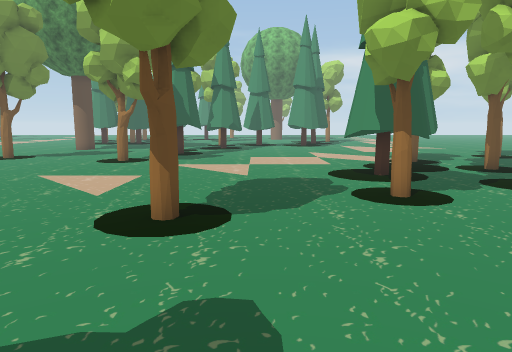
view 1 (above)

22 first-person views from a walk through a scene from a Unity 3-D project. The camera is 1.5 m above the floor, tilts 8° down and sees 70° across. The floor is counted in squares, 1 m on a side. Each view is taken from the middle of a square. On the plan, view 1 faces up. The plan holds only what a view shows up to about 16 squares ahead; the rest is blank. The place goes on beyond the plan. Some trees and plants on the terrain are drawn as simple stand-ins.

view 2
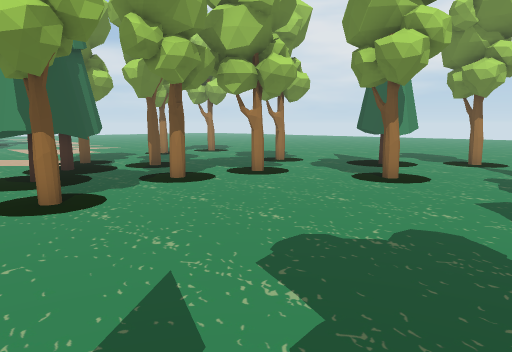

view 3
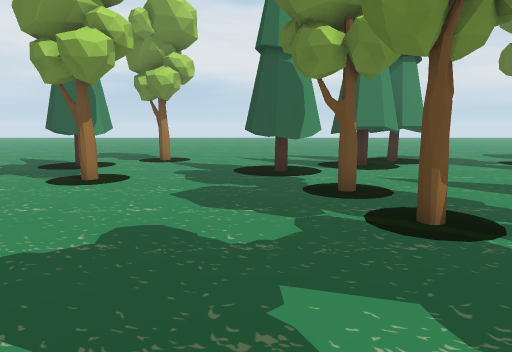

view 4
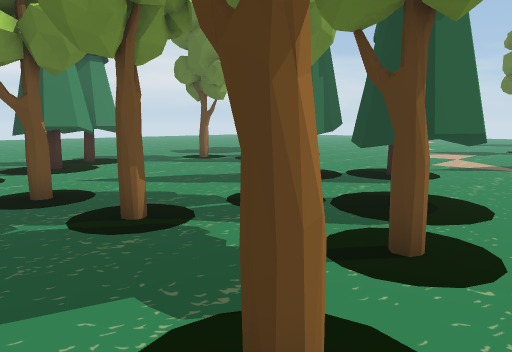

view 5
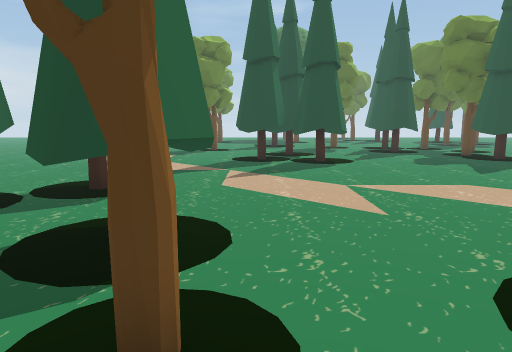

view 6
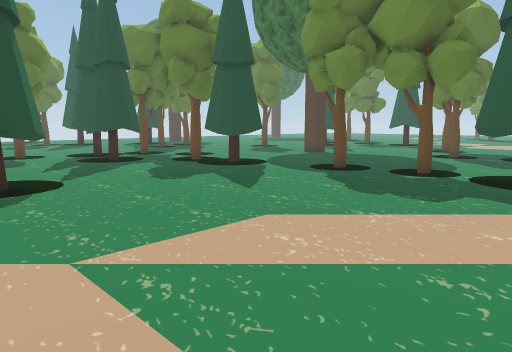

view 7
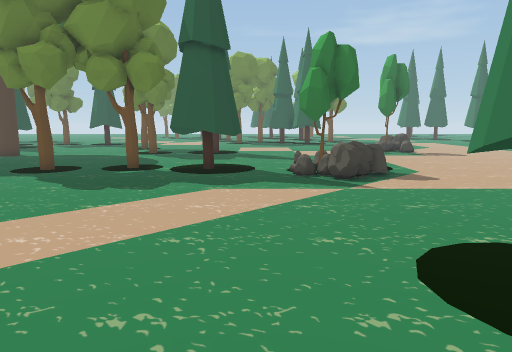

view 8
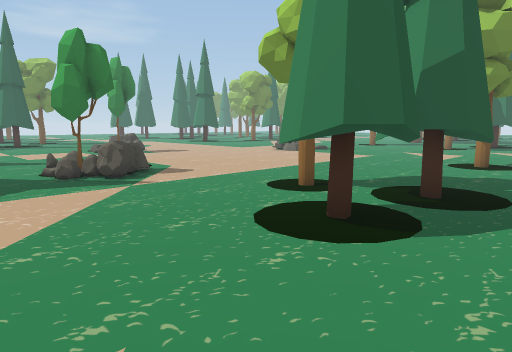

view 9
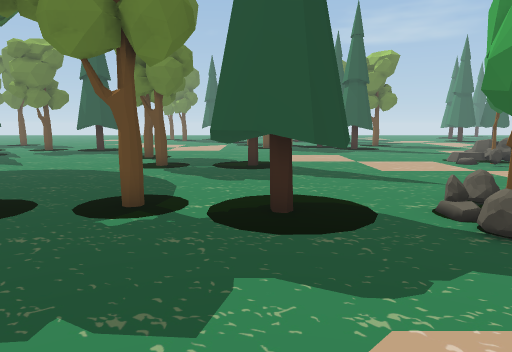

view 10
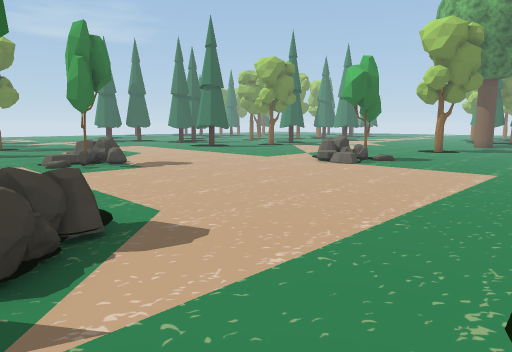

view 11
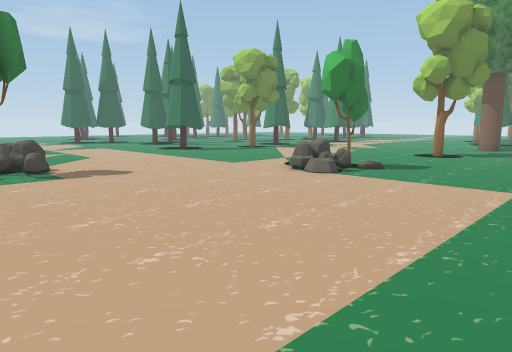

view 12
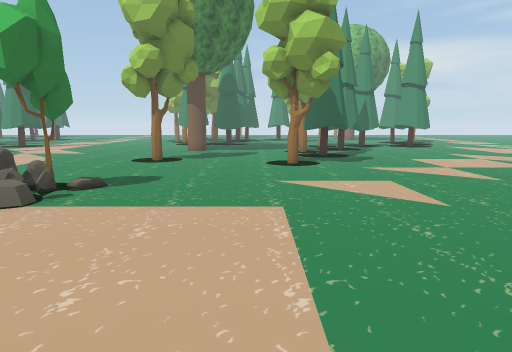

view 13
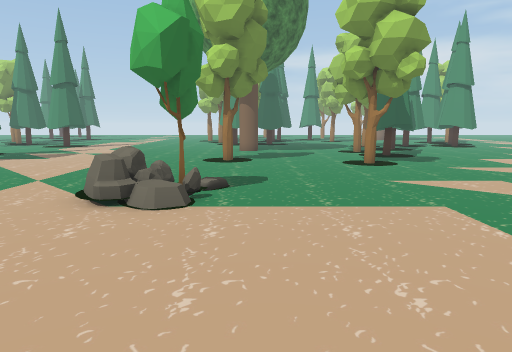

view 14
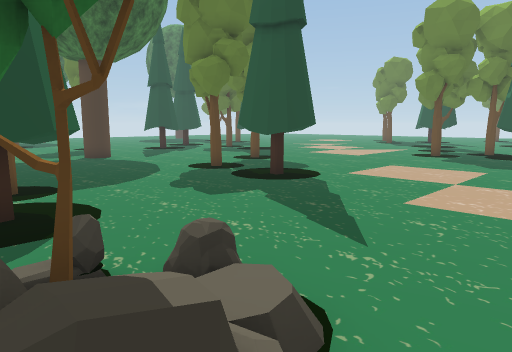

view 15
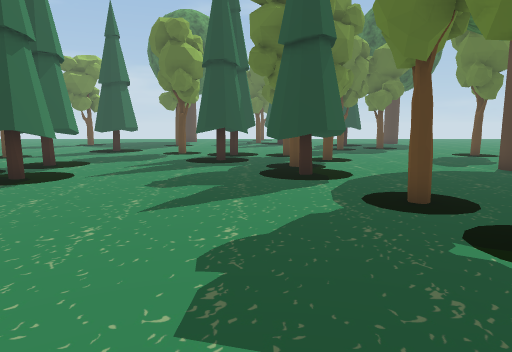

view 16
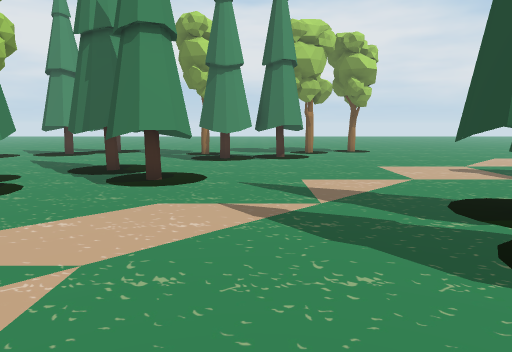

view 17
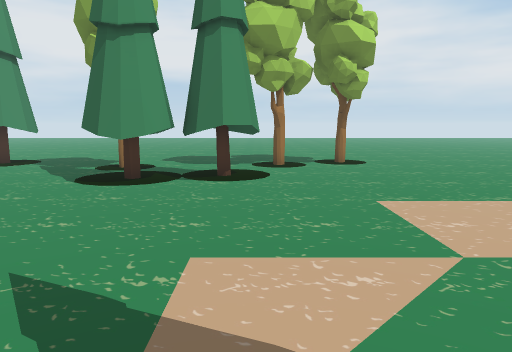

view 18
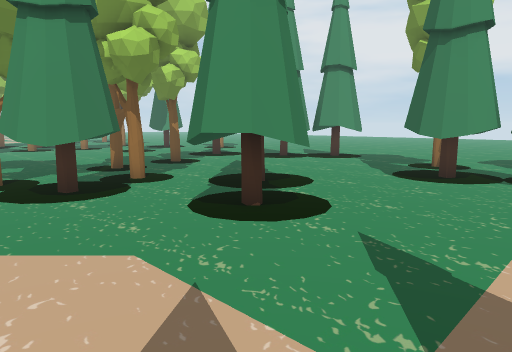

view 19
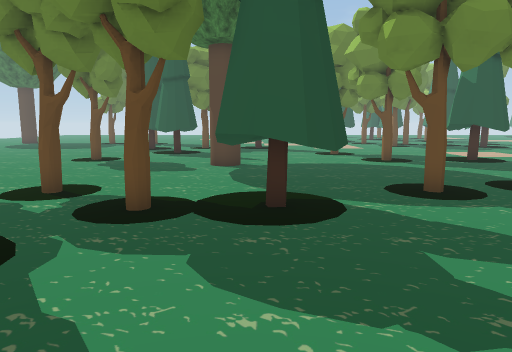

view 20
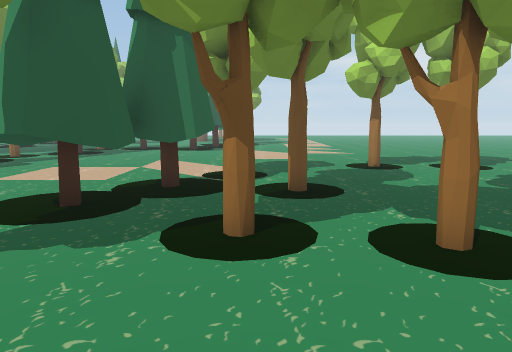

view 21
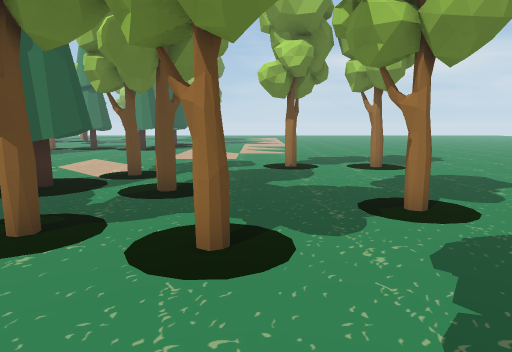

view 22
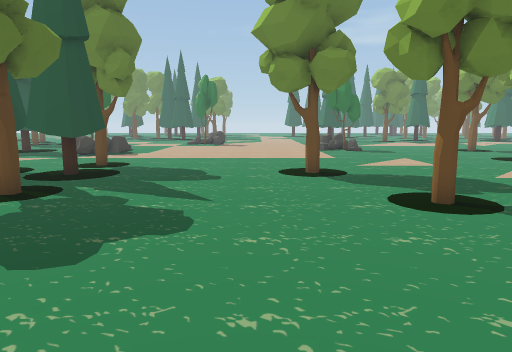

### Floor plan
Key: @ floor where view 1 was taken; # wall or solid block; x gap in a wall; . main floor; : floor 0.25 m higher than the main floor; T thing the floor can be seen under or through; R tree; O other object.
Columns run from 18 left of view 1 to 15 right of it. Each row starts with its distance up from view 1.
 17 .............................#..#.
 16 .......#..........................
 15 ........................#.........
 14 ..................................
 13 ...................... TT.........
 12 .... .................TTT.........
 11  ... ................TTT..........
 10  .....O:.............TTT.......#..
  9  ....OO..................#..#.....
  8 .....OOO.............#............
  7 ...............................##.
  6 ...............................##x
  5 ..................................
  4 ..................................
  3 ..................................
  2 ..................................
  1 O.................................
  0 OO................@...........##..
 -1 :................##.#.........##..
 -2 ..............#..##........#..##..
 -3 ........OO.......x.............##
 -4 .......O OO..... ##..#.........##
 -5 .......OOOO.....##......#.......##
 -6 ........OO...........TT..........#
 -7 .....................TT..T .......
 -8 .##....###...........TT..TT.......
 -9 ###....###.............TTTT.......
-10  ##....................TT .......#
-11 .......#...............TT....TT ..
-12 .............................TTT..
-13 ..............................T ..
-14 ........#.....................TT..
-15 ..............................##..
-16 .................##...............
-17 .........###.....####.............
-18 .........###..... ## .............
-19 ..RR......x.......##  ............
-20 ..R.......#.......##   ...........
-21 ............##....#      .........
-22 ........#...##......       .......
-23  ...........  ......        ......

Where each view was taken, in squares from view 1:
view 1: 0 up, 0 right, facing up
view 2: 0 up, 1 right, facing up-right
view 3: 0 up, 1 right, facing right
view 4: 0 up, 1 right, facing down-right
view 5: 2 down, 2 right, facing down
view 6: 7 down, 1 right, facing down-left
view 7: 7 down, 2 right, facing left
view 8: 9 down, 2 right, facing up-left
view 9: 9 down, 4 left, facing left
view 10: 5 down, 4 left, facing up-left
view 11: 2 down, 5 left, facing up-left
view 12: 1 up, 7 left, facing up
view 13: 1 up, 10 left, facing up
view 14: 2 down, 9 left, facing down-left
view 15: 7 down, 7 left, facing down
view 16: 13 down, 4 left, facing right
view 17: 15 down, 2 right, facing right
view 18: 15 down, 1 right, facing up-right
view 19: 18 down, 2 left, facing left
view 20: 4 up, 7 right, facing up
view 21: 4 up, 10 right, facing up
view 22: 4 up, 10 right, facing left
